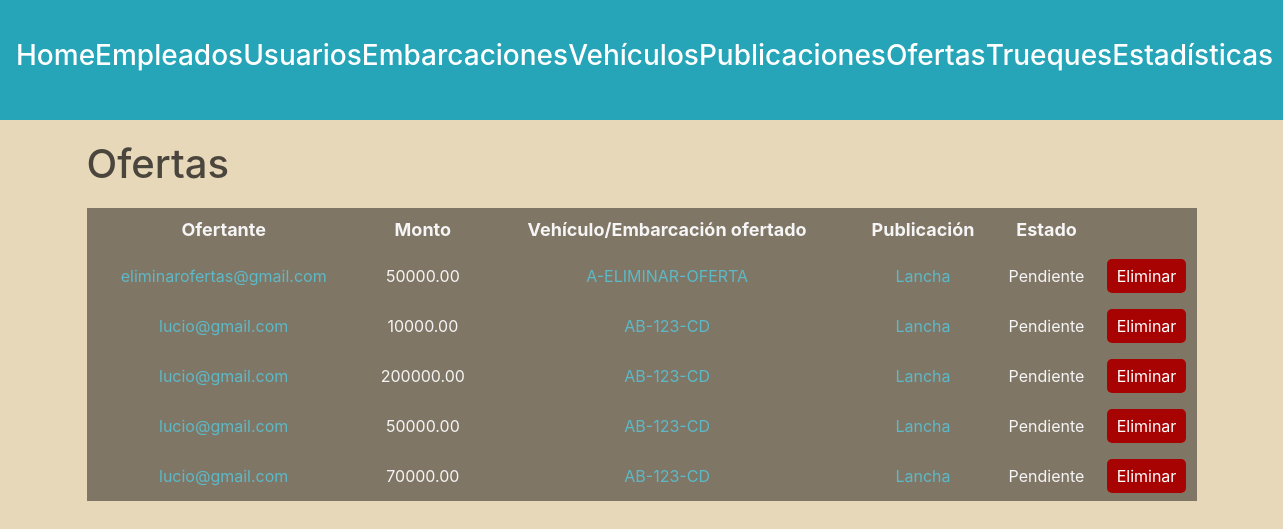
Page /administrador/ofertas/ (signed in) on the earlier database version.
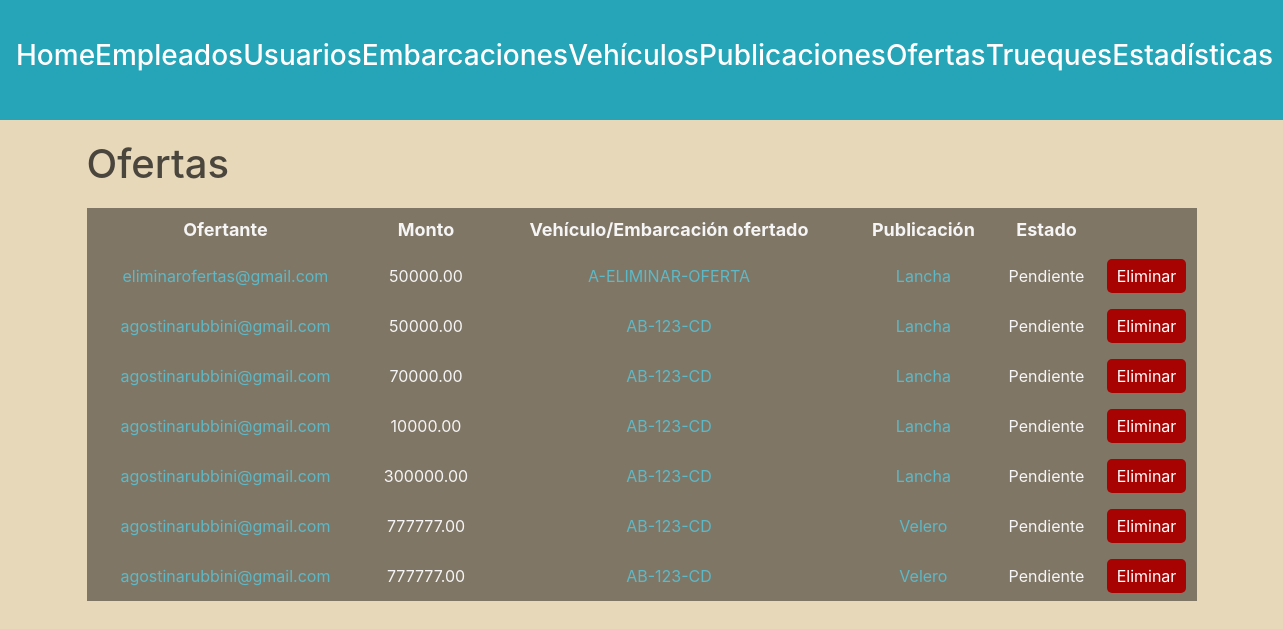
Same page on the later database version.
### ofertas/models.py (models this page shows)
class Oferta(models.Model):
    monto = models.DecimalField(max_digits=15, decimal_places=2, default=0)
    autor = models.ForeignKey(Usuario, on_delete=models.SET_NULL, null=True)
    vehiculo_ofertado = models.ForeignKey(Vehiculo, on_delete=models.SET_NULL, null=True)
    embarcacion_ofertada = models.ForeignKey(Embarcacion, on_delete=models.SET_NULL, null=True)
    publicacion= models.ForeignKey(Publicacion, on_delete=models.SET_NULL, null=True)
    estado= models.CharField(max_length=50, default='Pendiente')
    oculta = models.BooleanField(default=False)

### usuarios/models.py (models this page shows, shortened)
class Usuario(AbstractBaseUser, PermissionsMixin):
    nombre = models.CharField(max_length=50)
    apellido = models.CharField(max_length=50)
    fecha_nacimiento = models.DateField()
    telefono = models.CharField(max_length=13)
    mail = models.EmailField(max_length=50, unique=True)
    password = models.CharField(max_length=128)
    is_staff= models.BooleanField(default=False)
    is_blocked= models.BooleanField(default=False)
    USERNAME_FIELD = 'mail'
    REQUIRED_FIELDS = ['nombre', 'apellido', 'fecha_nacimiento', 'telefono']

### vehiculos/models.py (models this page shows)
class Vehiculo(models.Model):
    patente = models.CharField(max_length=100, unique=True)
    marca = models.CharField(max_length=100)
    modelo = models.CharField(max_length=100)
    tipo = models.ForeignKey(TipoVehiculo, on_delete=models.SET_NULL, null=True)
    año_fabricacion = models.DecimalField(max_digits=4, decimal_places=0, default=2000)
    kilometraje = models.DecimalField(max_digits=10, decimal_places=0, default=0)
    dueño = models.ForeignKey(Usuario, on_delete=models.CASCADE)

### publicaciones/models.py (models this page shows)
class Publicacion(models.Model):
    monto = models.DecimalField(max_digits=15, decimal_places=2, default=0)
    autor = models.ForeignKey(Usuario, on_delete=models.SET_NULL, null=True)
    embarcacion = models.OneToOneField(Embarcacion, on_delete=models.SET_NULL, null=True)
    descripcion = models.CharField(max_length=250)
    oculta = models.BooleanField(default=False)

### embarcaciones/models.py (models this page shows)
class Embarcacion(models.Model):
    matricula = models.CharField(max_length=100, unique=True)
    modelo = models.CharField(max_length=100)
    tipo = models.ForeignKey(TipoEmbarcacion, on_delete=models.SET_NULL, null=True)
    m_eslora = models.DecimalField(max_digits=5, decimal_places=2)
    m_manga = models.DecimalField(max_digits=5, decimal_places=2)
    m_calado = models.DecimalField(max_digits=5, decimal_places=2)
    motor = models.BooleanField(default=False)
    deuda = models.DecimalField(max_digits=10, decimal_places=2, default=0)
    sede = models.ForeignKey(Sede, on_delete=models.SET_NULL, null=True)
    dueño = models.ForeignKey(Usuario, on_delete=models.CASCADE)

class TipoEmbarcacion(models.Model):
    clase= models.CharField(max_length=50, unique=True)

### administrador/views.py (the view)
# urls.py: path('administrador/ofertas/', views.listar_ofertas, name='lista ofertas'),
@login_required(login_url=reverse_lazy('home'))
def listar_ofertas(request):
    user = request.user
    if not user.is_superuser:
        return redirect('home')
    ofertas = Oferta.objects.exclude(oculta = True)
    return render(request, 'offers.html', {'ofertas': ofertas})

### autenticacion/backend.py (called while the page is built)
    def get_user(self, user_id):
        UserModel = get_user_model()
        try:
            return UserModel.objects.get(pk=user_id)
        except UserModel.DoesNotExist:
            return None

### administrador/templates/offers.html (shortened to what this page needs)
{% extends 'layouts/navbar.html' %}
{% block content %}
<div class="header">
    <h1>Ofertas</h1>
</div>
{% if ofertas %}
    <table>
        <thead>
            <tr>
                <th>Ofertante</th>
                <th>Monto</th>
                <th>Vehículo/Embarcación ofertado</th>
                <th>Publicación</th>
                <th>Estado</th>
                <th></th>
            </tr>
        </thead>
        <tbody>
            {% for oferta in ofertas %}
                <tr>
                    <td>
                        <a href="{% url 'ver perfil' oferta.autor.id %}">{{oferta.autor.mail}}</a>
                    </td>
                    <td>{{ oferta.monto }}</td>
                    {% if oferta.vehiculo_ofertado %}
                        <td>
                            <a href="{% url 'ver detalle vehiculo' oferta.vehiculo_ofertado.id 0 %}">{{ oferta.vehiculo_ofertado.patente }}</a>
                        </td>
                    {% elif oferta.embarcacion_ofertada %}
                        <td>
                            <a href="{% url 'ver detalle embarcacion' oferta.embarcacion_ofertada.id 0 %}">{{ oferta.embarcacion_ofertada.matricula }}</a>
                        </td>
                    {% else %}
                        <td>No se ofreció un vehículo o embarcación</td>
                    {% endif %}
                    <td>
                        {% if oferta.publicacion %}
                            <a href="{% url 'ver detalle publicacion' oferta.publicacion.id 0 %}">{{ oferta.publicacion.embarcacion.tipo.clase }}</a>
                        {% else %}
                            <p>-</p>
                        {% endif %}
                    </td>
                    <td>{{ oferta.estado }}</td>
                    <td>
                        {% if oferta.estado == "Pendiente" %}
                            <button type="submit" class="btn-delete" data-id="{{ oferta.id }}">Eliminar</button>
                        {% endif %}
                    </td>
                </tr>
            {% endfor %}
        </tbody>
    </table>
{% else %}
    <h3>No existen ofertas en la plataforma.</h3>
{% endif %}
{% endblock %}

Differences in the rows shown:
removed Oferta: autor.mail "lucio@gmail.com", monto "10000.00", vehiculo_ofertado.patente "AB-123-CD", publicacion.embarcacion.tipo.clase "Lancha", estado "Pendiente"
removed Oferta: autor.mail "lucio@gmail.com", monto "200000.00", vehiculo_ofertado.patente "AB-123-CD", publicacion.embarcacion.tipo.clase "Lancha", estado "Pendiente"
changed through a linked row, Oferta (number 2 of 7 on the later page): autor.mail "lucio@gmail.com" → "agostinarubbini@gmail.com"
changed through a linked row, Oferta (number 3 of 7 on the later page): autor.mail "lucio@gmail.com" → "agostinarubbini@gmail.com"
added Oferta: autor.mail "agostinarubbini@gmail.com", monto "10000.00", vehiculo_ofertado.patente "AB-123-CD", publicacion.embarcacion.tipo.clase "Lancha", estado "Pendiente"
added Oferta: autor.mail "agostinarubbini@gmail.com", monto "300000.00", vehiculo_ofertado.patente "AB-123-CD", publicacion.embarcacion.tipo.clase "Lancha", estado "Pendiente"
added Oferta: autor.mail "agostinarubbini@gmail.com", monto "777777.00", vehiculo_ofertado.patente "AB-123-CD", publicacion.embarcacion.tipo.clase "Velero", estado "Pendiente"
added Oferta: autor.mail "agostinarubbini@gmail.com", monto "777777.00", vehiculo_ofertado.patente "AB-123-CD", publicacion.embarcacion.tipo.clase "Velero", estado "Pendiente"
